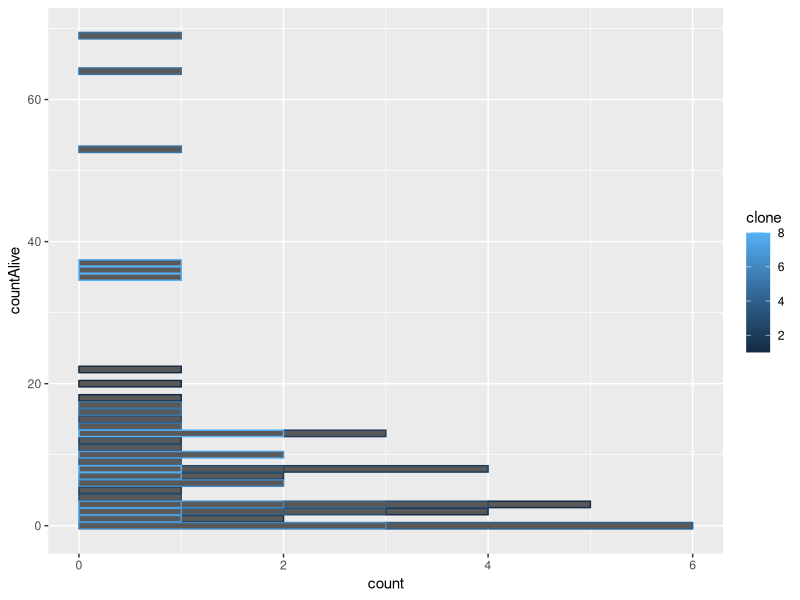

Source code (R):
## ---- chunk 1
knitr::opts_chunk$set(echo = TRUE, warning = FALSE, message = FALSE, fig.path = "../output/")
## ---- chunk 2
library(car)
library(tidyverse)
library(here)
library(ggplot2)
library(knitr)
## ---- chunk 3
stock4_24 <- read_csv(here("data","stockCultures4.24.csv"))
## ---- chunk 4
kable(stock4_24)
## ---- chunk 5

wellTest <- read_csv(here("data","24wellCountTest.csv"))

# AHHHHHH I CANT TAKE IT ANYMORE AAAAHHHHHHHHHHHHHHHH

wellTestSorted <- wellTest %>%
  group_by(wellTest$leaf) %>%
  group_by(wellTest$clone)

ggplot(data=wellTestSorted, aes(y=countAlive, group=clone, color=clone)) +
  geom_bar()

